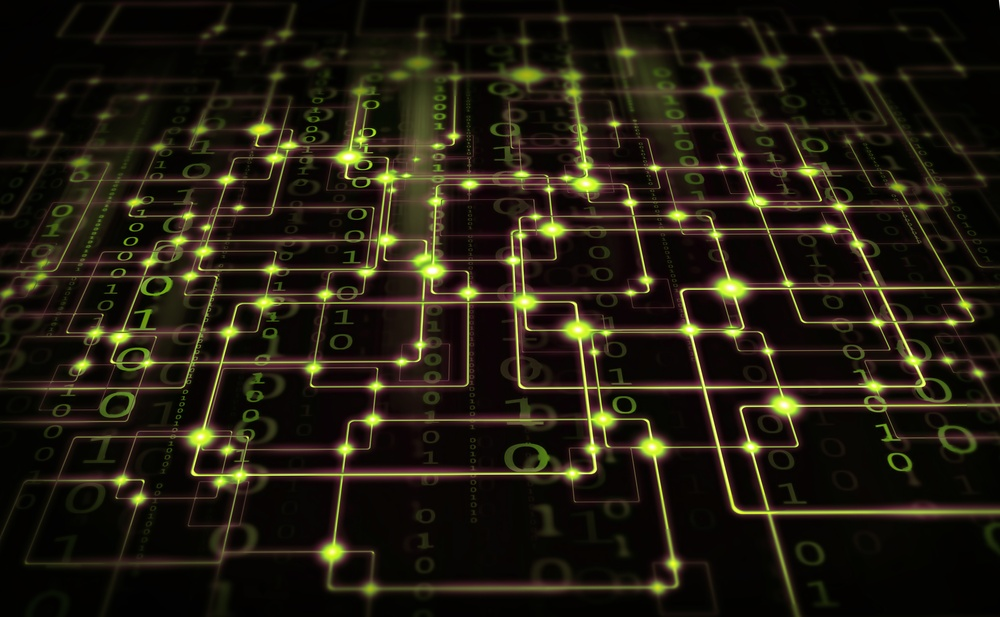
#> input picture Ex_Files_Python_Essential_Libraries/Exercise Files/Pillow/ImagesArchive/Connections.jpeg, 1000 x 617 px, shrunk from 3988 x 2460 before the run
$ python editing_start.py   (older library calls are emulated)
#> lines starting #> are read from the running program, lines starting #| are printed output that depends on the picture
# Example file for Python Essential Libraries course by Joe Marini
# demonstrates image editing using the Pillow library
from PIL import Image, ImageDraw, ImageFont

infile = "ImagesArchive/Connections.jpeg"
# TODO: use the ImageDraw routines to modify an image
with Image.open(infile) as img:
#> img is the input picture: PIL image 1000x617 RGB; mean R, G, B 33.6, 28.4, 15.8
    draw =  ImageDraw.Draw(img)
    draw.line((0,0) + img.size, width=40, fill=128)
    draw.line((0, img.size[1], img.size[0],0), width=40, fill=128)
    img.show()
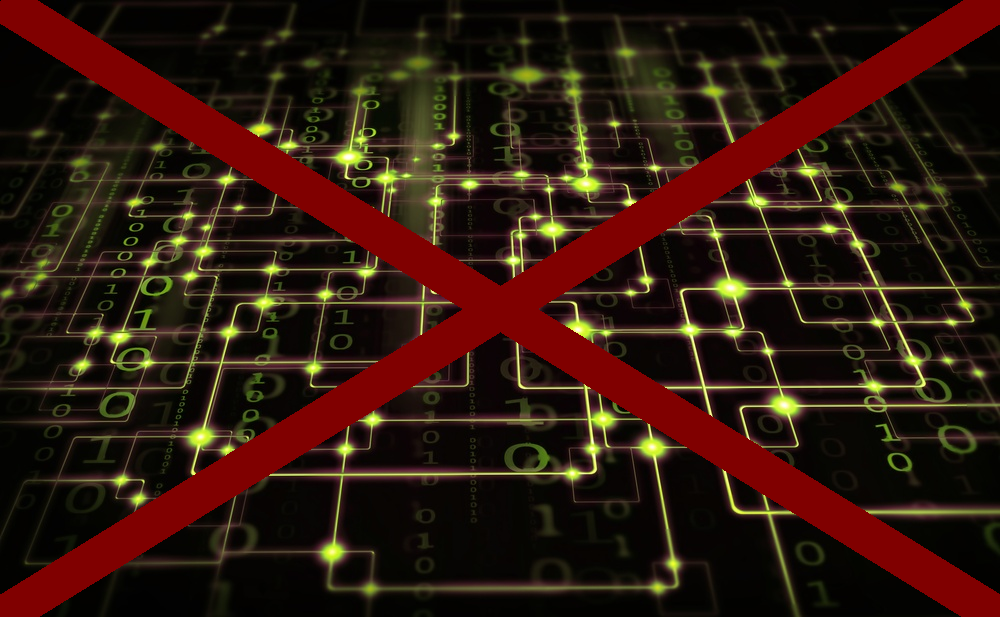
#> shown: PIL image 1000x617 RGB; mean R, G, B 47, 24.1, 13.3

# TODO: use the ImageDraw routines to modify an image
with Image.open(infile) as img:
    draw =  ImageDraw.Draw(img)
    textstr = "This is some text"
    txtfont = ImageFont.truetype("Arial.ttf", 75)
    txtsize = draw.textsize(textstr, font=txtfont)
#> txtsize = (637, 71)
    location = (20, img.height - txtsize[1])
#> location = (20, 546)
    draw.text(location, textstr, (255, 255, 255), font=txtfont)
    img.show()
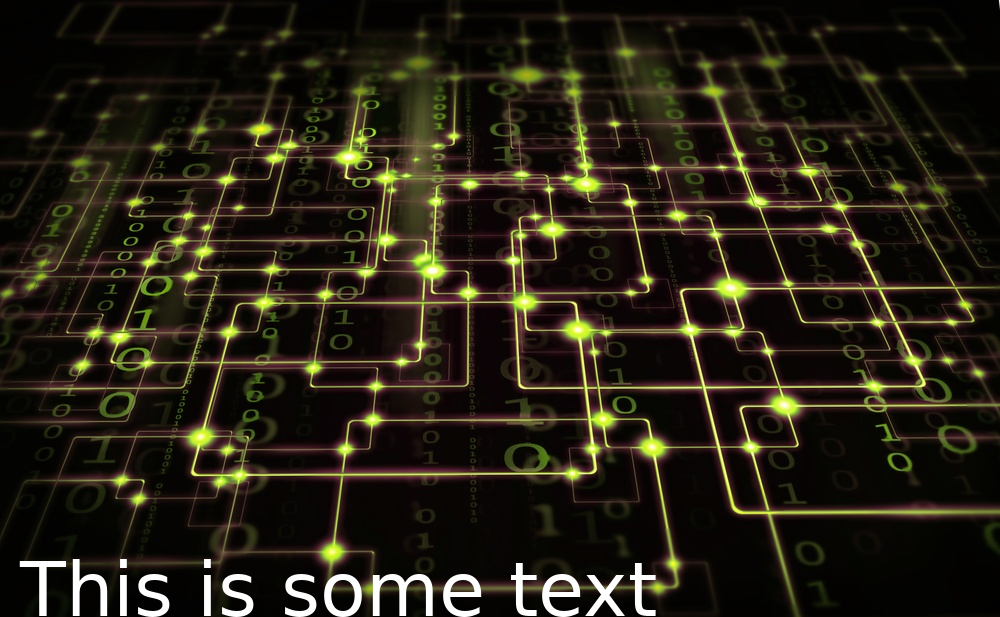
#> shown: PIL image 1000x617 RGB; mean R, G, B 37.1, 31.9, 19.4

$ run again, with Ex_Files_Python_Essential_Libraries/Exercise Files/Pillow/ImagesArchive/BlueDigital.jpeg copied over Ex_Files_Python_Essential_Libraries/Exercise Files/Pillow/ImagesArchive/Connections.jpeg
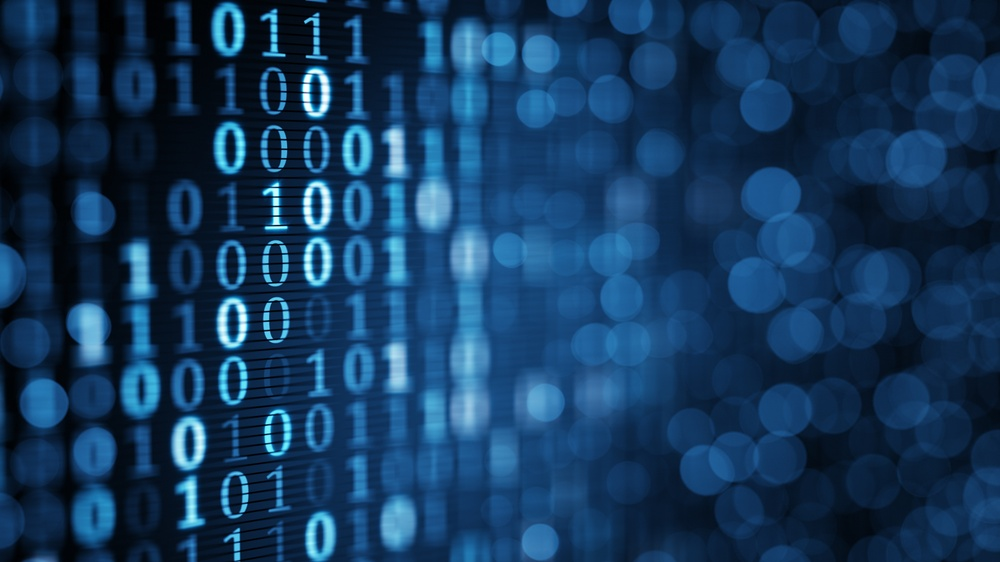
#> input picture Ex_Files_Python_Essential_Libraries/Exercise Files/Pillow/ImagesArchive/BlueDigital.jpeg, 1000 x 562 px, shrunk from 4096 x 2304 before the run
#> img is the input picture: PIL image 1000x562 RGB; mean R, G, B 20, 57, 93.1
#> `img.show()`:
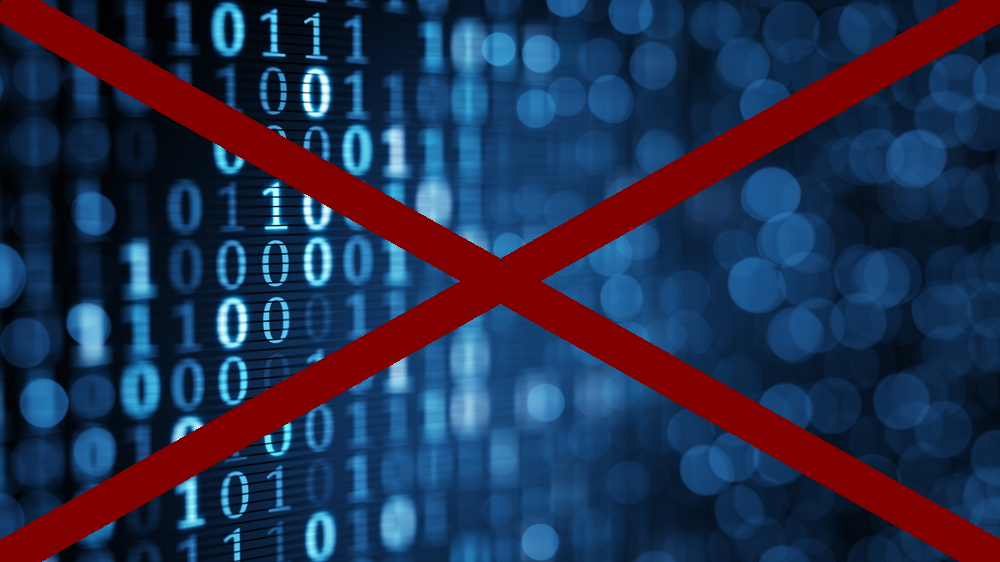
#> shown: PIL image 1000x562 RGB; mean R, G, B 36.5, 47.8, 78.2
#> txtsize = (637, 71)
#> location = (20, 491)
#> `img.show()`:
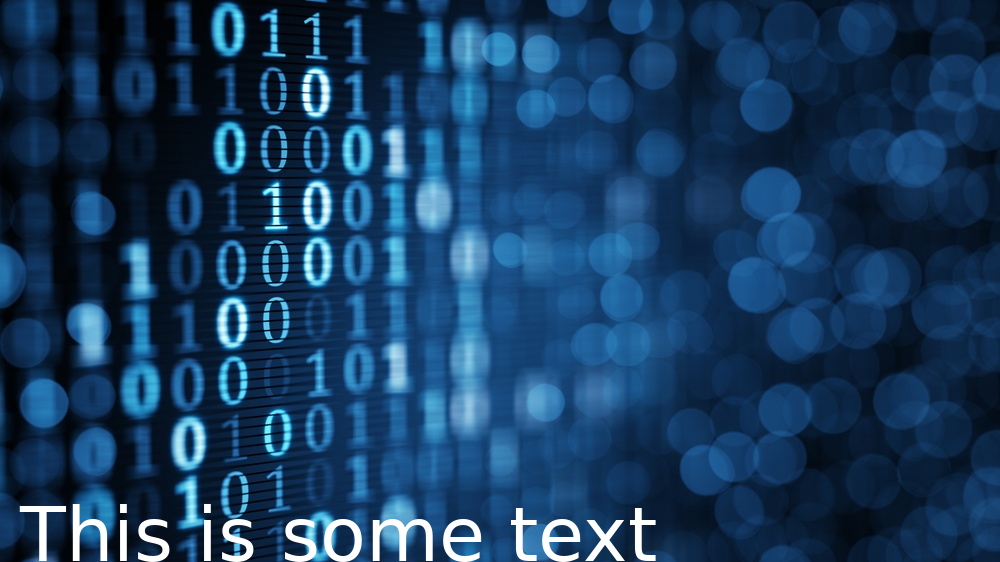
#> shown: PIL image 1000x562 RGB; mean R, G, B 23.7, 60, 95.6
